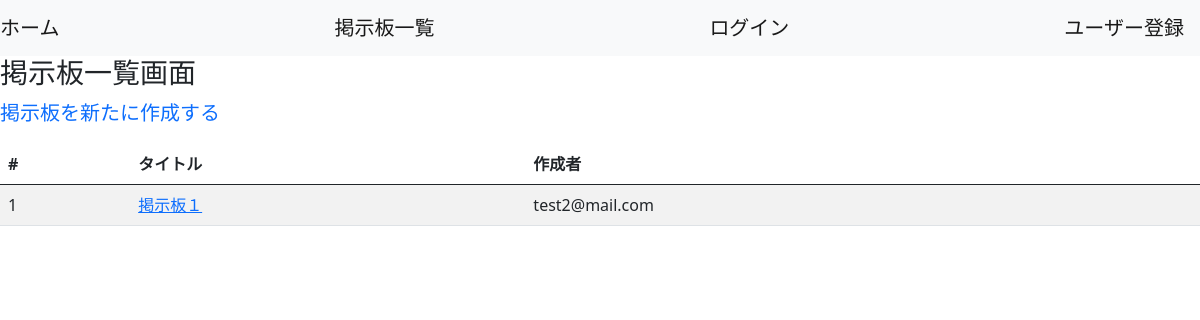
Page /boards/list_themes on the earlier database version.
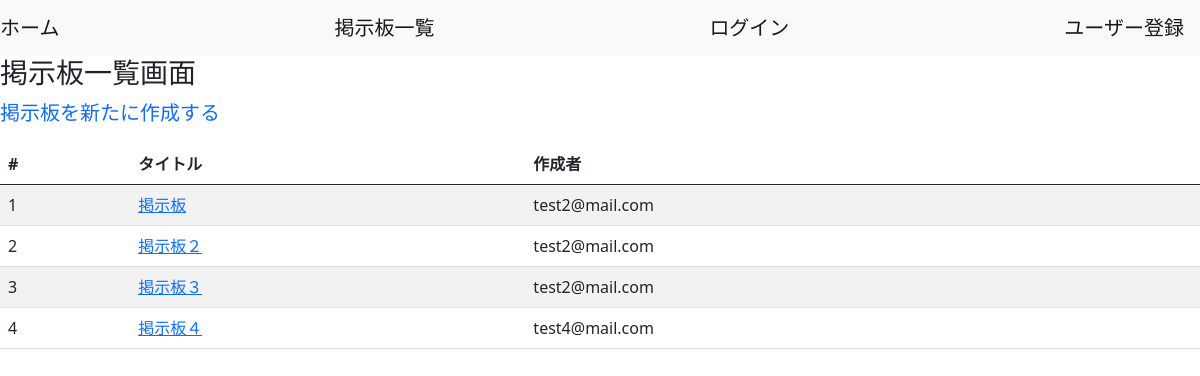
Same page on the later database version.
### boards/models.py (models this page shows)
class Themes(models.Model):
    title = models.CharField(max_length=255)
    user = models.ForeignKey(
        'accounts.Users', on_delete=models.CASCADE
    )
    objects = ThemesManager()
    class Meta:
        db_table = 'themes'

### accounts/models.py (models this page shows)
class Users(AbstractBaseUser, PermissionsMixin):
    username = models.CharField(max_length=255)
    age = models.PositiveIntegerField()
    email = models.EmailField(max_length=255, unique=True)
    is_active = models.BooleanField(default=False)
    is_staff = models.BooleanField(default=False)
    picture = models.FileField(null=True, upload_to='picture/')
    USERNAME_FIELD = 'email'
    REQUIRED_FIELDS = ['username']
    objects = UserManager()
    class Meta:
        db_table = 'users'

### boards/views.py (the view)
# urls.py: path('list_themes', views.list_themes, name='list_themes'),
def list_themes(request):
    themes = Themes.objects.fetch_all_themes()
    return render(
        request, 'boards/list_themes.html', context={
        'themes': themes
        }
    )

### boards/models.py (called while the page is built)
    def fetch_all_themes(self):
        return self.order_by('id').all()

### templates/boards/list_themes.html (shortened to what this page needs)
{% extends "base.html" %}
{% block content %}
<h3>掲示板一覧画面</h3>
<p><a class="navbar-brand" href="{% url 'boards:create_theme' %}">掲示板を新たに作成する</a></p>
<table class="table table-striped table-hover">
  <thead>
    <tr>
      <th>#</th>
      <th>タイトル</th>
      <th>作成者</th>
    </tr>
  </thead>
  <tbody>
  {% for theme in themes %}
    <tr>
        <td>{{ forloop.counter }}</td>
        <td><a href="{% url 'boards:post_comments' theme_id=theme.id %}">{{ theme.title }}</a></td>
        {% if theme.user.id == user.id %}
        <td><a href="{% url 'boards:edit_theme' id=theme.id %}">{{ theme.user }}</a></td>
        {% else %}
        <td>{{ theme.user }}</td>
        {% endif %}
    </tr>
  {% endfor %}
  </tbody>
</table>
{% endblock %}

### templates/base.html (shortened to what this page needs)
<!DOCTYPE html>
<html lang='ja'>
  <head>
    <link href="https://cdn.jsdelivr.net/npm/bootstrap@5.0.2/dist/css/bootstrap.min.css" rel="stylesheet">
  </head>
  <body>
    <nav class="navbar navber-expand-lg navbar-light bg-light">
      <a class="navbar-brand" href="{% url 'accounts:home' %}">ホーム</a>
      <a class="navbar-brand" href="{% url 'boards:list_themes' %}">掲示板一覧</a>
      {% if user.is_authenticated %}
      <a class="navbar-brand" href="{% url 'accounts:user_logout' %}">ログアウト</a>
      <a class="navbar-brand" href="{% url 'accounts:user_edit' %}">ユーザー情報更新</a>
      {% else %}
      <a class="navbar-brand" href="{% url 'accounts:user_login' %}">ログイン</a>
      <a class="navbar-brand" href="{% url 'accounts:regist' %}">ユーザー登録</a>
      {% endif %}
    </nav>
  {% block content %}{% endblock %}
  </body>
</html>

Differences in the rows shown:
changed Themes: title "掲示板１" → "掲示板"
added Themes: title "掲示板２", user "test2@mail.com"
added Themes: title "掲示板３", user "test2@mail.com"
added Themes: title "掲示板４", user "test4@mail.com"
